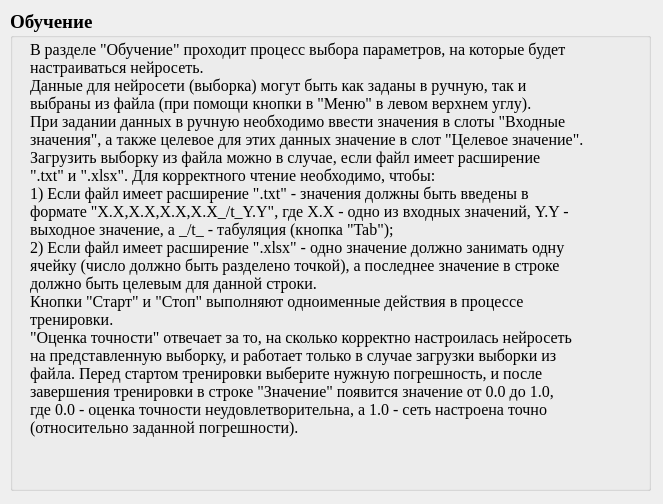
<?xml version="1.0" encoding="UTF-8"?>
<ui version="4.0">
 <class>helpLearnDialog</class>
 <widget class="QDialog" name="helpLearnDialog">
  <property name="geometry">
   <rect>
    <x>0</x>
    <y>0</y>
    <width>663</width>
    <height>504</height>
   </rect>
  </property>
  <property name="windowTitle">
   <string>Помощь</string>
  </property>
  <widget class="QGroupBox" name="textGroupBox">
   <property name="geometry">
    <rect>
     <x>10</x>
     <y>10</y>
     <width>641</width>
     <height>481</height>
    </rect>
   </property>
   <property name="font">
    <font>
     <family>Times New Roman</family>
     <pointsize>14</pointsize>
     <weight>75</weight>
     <bold>true</bold>
    </font>
   </property>
   <property name="title">
    <string>Обучение</string>
   </property>
   <widget class="QLabel" name="label">
    <property name="geometry">
     <rect>
      <x>20</x>
      <y>30</y>
      <width>611</width>
      <height>451</height>
     </rect>
    </property>
    <property name="font">
     <font>
      <pointsize>12</pointsize>
      <weight>50</weight>
      <bold>false</bold>
     </font>
    </property>
    <property name="text">
     <string>В разделе &quot;Обучение&quot; проходит процесс выбора параметров, на которые будет
настраиваться нейросеть.
Данные для нейросети (выборка) могут быть как заданы в ручную, так и 
выбраны из файла (при помощи кнопки в &quot;Меню&quot; в левом верхнем углу).
При задании данных в ручную необходимо ввести значения в слоты &quot;Входные
значения&quot;, а также целевое для этих данных значение в слот &quot;Целевое значение&quot;.
Загрузить выборку из файла можно в случае, если файл имеет расширение
&quot;.txt&quot; и &quot;.xlsx&quot;. Для корректного чтение необходимо, чтобы:
1) Если файл имеет расширение &quot;.txt&quot; - значения должны быть введены в 
формате &quot;X.X,X.X,X.X,X.X_/t_Y.Y&quot;, где X.X - одно из входных значений, Y.Y - 
выходное значение, а _/t_ - табуляция (кнопка &quot;Tab&quot;);
2) Если файл имеет расширение &quot;.xlsx&quot; - одно значение должно занимать одну
ячейку (число должно быть разделено точкой), а последнее значение в строке
должно быть целевым для данной строки.
Кнопки &quot;Старт&quot; и &quot;Стоп&quot; выполняют одноименные действия в процессе
тренировки.
&quot;Оценка точности&quot; отвечает за то, на сколько корректно настроилась нейросеть
на представленную выборку, и работает только в случае загрузки выборки из 
файла. Перед стартом тренировки выберите нужную погрешность, и после
завершения тренировки в строке &quot;Значение&quot; появится значение от 0.0 до 1.0,
где 0.0 - оценка точности неудовлетворительна, а 1.0 - сеть настроена точно
(относительно заданной погрешности).</string>
    </property>
    <property name="alignment">
     <set>Qt::AlignLeading|Qt::AlignLeft|Qt::AlignTop</set>
    </property>
   </widget>
  </widget>
 </widget>
 <resources/>
 <connections/>
</ui>
